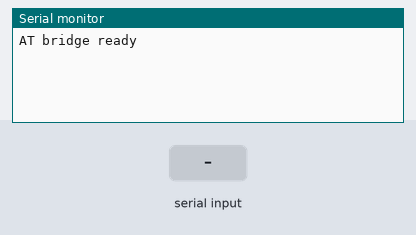
A sketch run on a simulated Arduino Uno, built with avr-gcc and run on an emulated ATmega328P. On the bench: the last lines printed to the serial monitor. Inputs (shaded band) come from the test bench.

Above: at 1.2 s.
1.3 s: "1" received over the second serial link
At 2.5 s:
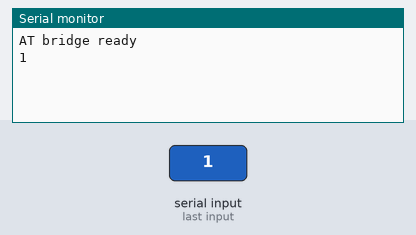
2.8 s: "0" received over the second serial link
At 3.9 s:
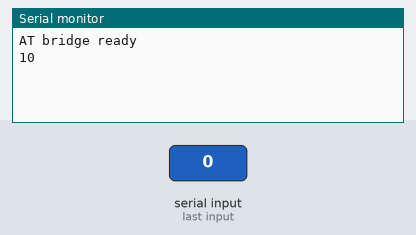

The sketch:

tool_at_bridge.ino
```cpp
// ====================================================================================================
// TOOL (one-time setup, not final) | any UNO + HC-05 / HC-06 | sends AT commands to configure a Bluetooth module
// ====================================================================================================
/*
 * tool_at_bridge.ino  -  HC-05 / HC-06 AT command bridge (one-time pre-configuration)
 *
 * This is NOT part of the forklift/master firmware. Upload it to any UNO, wire ONE module,
 * open the Serial Monitor and type AT commands. Every byte is passed through unchanged,
 * so no command syntax is hard-coded here (command lists: see PROBLEM_1PAGER.md item 14).
 *
 * Wiring (same pins as the IoT12 PPT slide 10 example):
 *   module TXD -> Arduino D2 (Arduino RX)
 *   module RXD <- Arduino D3 (Arduino TX)  -- through a 5V->3.3V divider (martyncurrey: RX is 3.3V only)
 *   module VCC -> 5V, GND -> GND
 *
 * Settings per module (from martyncurrey.com articles; verify against your own board):
 *   HC-06 : AT mode at power-up, 9600 baud, Serial Monitor line ending = "No line ending", uppercase
 *   HC-05 : AT mode needs EN/KEY (pin 34 on zs-040) HIGH at power-up, AT baud 38400,
 *           Serial Monitor line ending = "Both NL & CR"
 *   -> change MODULE_AT_BAUD below, re-upload, and power-cycle the module.
 */
#include <SoftwareSerial.h>  // ★ EXTERNAL: Arduino built-in library (same as IoT12 PPT slide 10)

const uint8_t PIN_MODULE_TXD = 2;     // module TXD (Arduino receives)
const uint8_t PIN_MODULE_RXD = 3;     // module RXD (Arduino transmits)
const long    USB_BAUD       = 9600;  // Serial Monitor speed
const long    MODULE_AT_BAUD = 9600;  // 9600 = HC-06, 38400 = HC-05 (see header)

SoftwareSerial btModule(PIN_MODULE_TXD, PIN_MODULE_RXD);  // (rx, tx)

void setup() {
  Serial.begin(USB_BAUD);
  btModule.begin(MODULE_AT_BAUD);
  Serial.println(F("AT bridge ready"));
}

void loop() {
  if (btModule.available() > 0) Serial.write(btModule.read());
  if (Serial.available() > 0)   btModule.write(Serial.read());
}
```

Measured:
- after the input at 1.3 s, the serial monitor: prints a new line at once (image 1)
- after the input at 2.8 s, the serial monitor: prints a new line at once (image 2)
